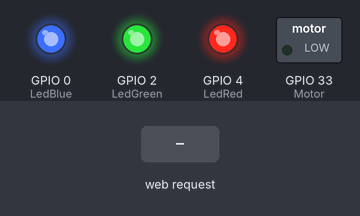
A sketch run on a simulated ESP32. Shown: switched loads named in the sketch (green lamp = pin HIGH), output pins drawn as LEDs (lit = HIGH). Dashed ring = blinking. The test bench sets the inputs (shaded band). What the sketch prints to the serial monitor is not drawn.

Above: at 1.7 s.
1.8 s: HTTP request GET /LEAVE received
At 1.92 s:
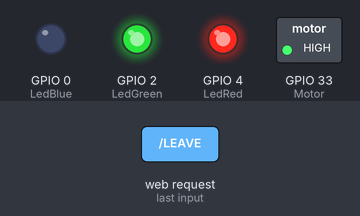
At 3.1 s:
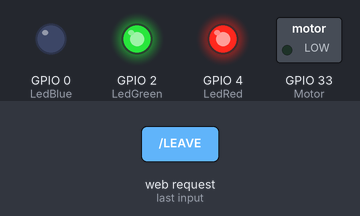
4.8 s: HTTP request GET /EMERGENCY received
At 5.9 s:
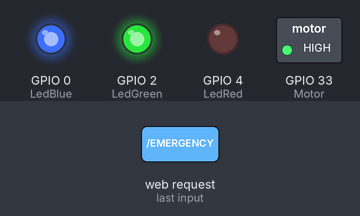
Timing chart, 0 to 11.3 s (numbered marks = the images above; inputs shaded):
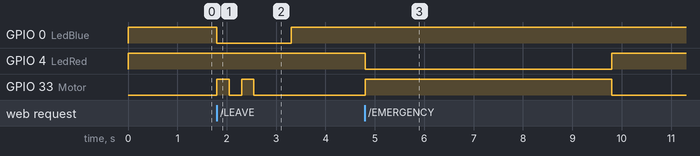

The sketch:

WiFiAccessPoint_TestCode.ino
```cpp
/*
  WiFiAccessPoint.ino creates a WiFi access point and provides a web server on it.

  Steps:
  1. Connect to the access point "yourAp"
  2. Point your web browser to http://192.168.4.1/H to turn the LED on or http://192.168.4.1/L to turn it off
     OR
     Run raw TCP "GET /H" and "GET /L" on PuTTY terminal with 192.168.4.1 as IP address and 80 as port

  Created for arduino-esp32 on 04 July, 2018
  by Elochukwu Ifediora (fedy0)
*/
#define LedRed 4
#define LedBlue 0
#define LedGreen 2
#define Motor 33
#define ButtonInput 34
#define Button 6
#include <WiFi.h>
#include <WiFiClient.h>
#include <WiFiAP.h>
#include "soc/soc.h"
#include "soc/rtc_cntl_reg.h"

#define LED_BUILTIN 2   // Set the GPIO pin where you connected your test LED or comment this line out if your dev board has a built-in LED

// Set these to your desired credentials.
const char *ssid = "yourAP";
const char *password = "yourPassword";

WiFiServer server(80);


void setup() {
  WRITE_PERI_REG(RTC_CNTL_BROWN_OUT_REG, 0);
  pinMode(LED_BUILTIN, OUTPUT);

  Serial.begin(115200);
  Serial.println();
  Serial.println("Configuring access point...");

  // You can remove the password parameter if you want the AP to be open.
  WiFi.softAP(ssid);
  IPAddress myIP = WiFi.softAPIP();
  Serial.print("AP IP address: ");
  Serial.println(myIP);
  server.begin();

  Serial.println("Server started");
   pinMode(Motor,OUTPUT);
  pinMode(LedRed, OUTPUT);
  pinMode(LedBlue, OUTPUT);
  pinMode(LedGreen, OUTPUT);
  pinMode(ButtonInput,INPUT);
  digitalWrite(LedRed, HIGH);
  digitalWrite(LedBlue,HIGH);
  digitalWrite(LedGreen,HIGH);
  delay(500);
  WRITE_PERI_REG(RTC_CNTL_BROWN_OUT_REG, 1);

}

void loop() {
  WiFiClient client = server.available();   // listen for incoming clients

  if (client) {                             // if you get a client,
    Serial.println("New Client.");           // print a message out the serial port
    String currentLine = "";                // make a String to hold incoming data from the client
    while (client.connected()) {            // loop while the client's connected
      if (client.available()) {             // if there's bytes to read from the client,
        char c = client.read();             // read a byte, then
        Serial.write(c);                    // print it out the serial monitor
        if (c == '\n') {                    // if the byte is a newline character

          // if the current line is blank, you got two newline characters in a row.
          // that's the end of the client HTTP request, so send a response:
          if (currentLine.length() == 0) {
            // HTTP headers always start with a response code (e.g. HTTP/1.1 200 OK)
            // and a content-type so the client knows what's coming, then a blank line:
            client.println("HTTP/1.1 200 OK");
            client.println("Content-type:text/html");
            client.println();

            // the content of the HTTP response follows the header:
            client.print("Click <a href=\"/H\">here</a> to turn ON the LED.<br>");
            client.print("Click <a href=\"/L\">here</a> to turn OFF the LED.<br>");

            // The HTTP response ends with another blank line:
            client.println();
            // break out of the while loop:
            break;
          } else {    // if you got a newline, then clear currentLine:
            currentLine = "";
          }
        } else if (c != '\r') {  // if you got anything else but a carriage return character,
          currentLine += c;      // add it to the end of the currentLine
        }

        // Check to see if the client request was "GET /H" or "GET /L":
        if (currentLine.endsWith("GET /EMERGENCY")) {
              digitalWrite(Motor,HIGH);
              digitalWrite(LedRed, LOW);
              digitalWrite(LedBlue,HIGH);
              digitalWrite(LedGreen,HIGH);
              delay(5000);
              digitalWrite(LedRed,HIGH);
              digitalWrite(Motor,LOW);
        }
        if (currentLine.endsWith("GET /LEAVE")) {
              digitalWrite(Motor,HIGH);
              digitalWrite(LedRed, HIGH);
              digitalWrite(LedBlue,LOW);
              digitalWrite(LedGreen,HIGH);
              delay(250);
              digitalWrite(Motor,LOW);
              delay(250);
              digitalWrite(Motor,HIGH);
              delay(250);
              digitalWrite(Motor,LOW);
              delay(750);
              digitalWrite(LedBlue,HIGH);
        }
        if (currentLine.endsWith("GET /HI")) {
              digitalWrite(Motor,HIGH);
              digitalWrite(LedRed, HIGH);
              digitalWrite(LedBlue,HIGH);
              digitalWrite(LedGreen,LOW);
              delay(1000);
              digitalWrite(LedGreen,HIGH);
              digitalWrite(Motor,LOW);
        }
        if (currentLine.endsWith("GET /SILENT")){

          //int ButtonState = 0;

            // put your main code here, to run repeatedly: Ayo new comment
            //ButtonState = digitalRead(ButtonInput);

              digitalWrite(Motor,HIGH);
              digitalWrite(LedRed, LOW);
              digitalWrite(LedBlue,HIGH);
              digitalWrite(LedGreen,HIGH);
              delay(2000);
              digitalWrite(Motor,LOW);
              digitalWrite(LedRed, HIGH);
              digitalWrite(LedBlue,LOW);
              digitalWrite(LedGreen,HIGH);
              delay(2000);
              digitalWrite(Motor,LOW);
              digitalWrite(LedRed, HIGH);
              digitalWrite(LedBlue,HIGH);
              digitalWrite(LedGreen,LOW);


        }
      }
    }
    // close the connection:
    client.stop();
    Serial.println("Client Disconnected.");
  }
}
```

Measured:
- after the input at 1.8 s, GPIO 0 (LedBlue): HIGH → LOW at once, → HIGH 1.5 s later; GPIO 33 (Motor): alternates HIGH for 0.25 s and LOW for 0.25 s, 4 changes in all, then stays LOW, starting at once
- after the input at 4.8 s, GPIO 4 (LedRed): HIGH → LOW at once, → HIGH 5.0 s later; GPIO 33 (Motor): LOW → HIGH at once, → LOW 5.0 s later
